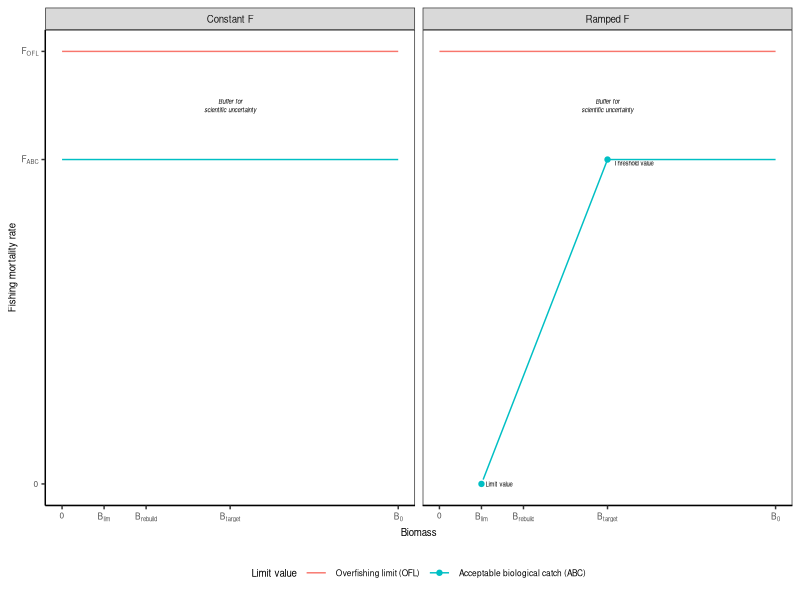

Reproduce this figure in R. (Note: this script raises an error after producing the figure.)

# Clear workspace
rm(list = ls())
options(dplyr.summarise.inform=F)

# Setup
################################################################################

# Packages
library(tidyverse)

# Directories
plotdir <- "figures"
tabledir <- "tables"


# Build data
################################################################################

# Parameters
r <- 0.8
k <- 1

# Reference points
umsy <- r/2
bmsy <- k/2
msy <- umsy*bmsy
fmsy <- -log(1 - umsy)
fofl <- fmsy
fabc <- fofl * 0.75
b_rebuild <- bmsy*0.5

# Biomass values
bvals <- seq(0, k, 0.01)

# Build constant F
constant_f <- tibble(biomass=bvals,
                     bbmsy=biomass/bmsy) %>%
  # Add constant F
  mutate(hcr="Constant F",
         fofl=fofl,
         fabc=fabc)

# Build ramped
# (b_lim, 0), (b_thresh, umsy)
# slope = (umsy-0) / b_thresh-b_lim
# 0 = slope * b_lim + b ; b = -slope*b_lim
b_thresh <- bmsy
b_lim <- 0.25*bmsy
slope <- (fabc-0) / (b_thresh-b_lim)
intercept <- -slope * b_lim
ramped_f <- tibble(biomass=bvals,
                    bbmsy=biomass/bmsy) %>%
  # Add constant F
  mutate(hcr="Ramped F",
         fofl=fofl,
         fabc=ifelse(biomass>=b_thresh, fabc, biomass * slope + intercept))

# Build data
data <- bind_rows(constant_f, ramped_f) %>%
  # Arrange
  select(hcr, biomass, bbmsy, fofl, fabc) %>%
  # Gather
  gather(key="limit", value="f", 4:ncol(.)) %>%
  # Recode
  mutate(limit=recode_factor(limit,
                             "fofl"="Overfishing limit (OFL)",
                             "fabc"="Acceptable biological catch (ABC)"))


# Build reference points
ref_pts <- tibble(hcr="Ramped F",
                   limit="Acceptable biological catch (ABC)",
                   type=c("Limit value", "Threshold value"),
                   biomass=c(b_lim, bmsy),
                   f=c(0, fabc))


# Plot data
################################################################################

# Theme
my_theme <-  theme(axis.text=element_text(size=6),
                   axis.title=element_text(size=7),
                   strip.text=element_text(size=7),
                   legend.text=element_text(size=6),
                   legend.title=element_text(size=7),
                   # Gridlines
                   panel.grid.major = element_blank(),
                   panel.grid.minor = element_blank(),
                   panel.background = element_blank(),
                   axis.line = element_line(colour = "black"),
                   # Legend
                   legend.position = "bottom",
                   legend.background = element_rect(fill=alpha('blue', 0)))

# Plot data
g <- ggplot(data, aes(x=biomass, y=f, color=limit)) +
  facet_wrap(~hcr, nrow=1) +
  geom_line() +
  # Point
  geom_point(data=ref_pts) +
  geom_text(data=ref_pts, mapping=aes(label=type),
            color="black", hjust=-0.15, size=1.5, vjust=c(0.5, 1.2)) +
  annotate(geom="text",
           x=bmsy, y=mean(c(fofl, fabc)), label="Buffer for\nscientific uncertainty",
           fontface="italic", size=1.5) +
  # Labels
  labs(x="Biomass", y="Fishing mortality rate") +
  # Axes
  scale_x_continuous(breaks=c(0, b_lim, b_rebuild, bmsy, k),
                     labels=c("0",
                              expression("B"["lim"]),
                              expression("B"["rebuild"]),
                              expression("B"["target"]),
                              expression("B"["0"]))) +
  scale_y_continuous(breaks=c(0, fabc, fofl),
                     labels=c("0", expression("F"["ABC"]), expression("F"["OFL"]) ),
                     lim=c(0, NA)) +
  # Legend
  scale_color_discrete(name="Limit value") +
  # Theme
  theme_bw() + my_theme
g

# Export
ggsave(g, filename=file.path(plotdir, "Fig2_hcr_components.png"),
       width=4.5, height=3, units="in", dpi=600)



